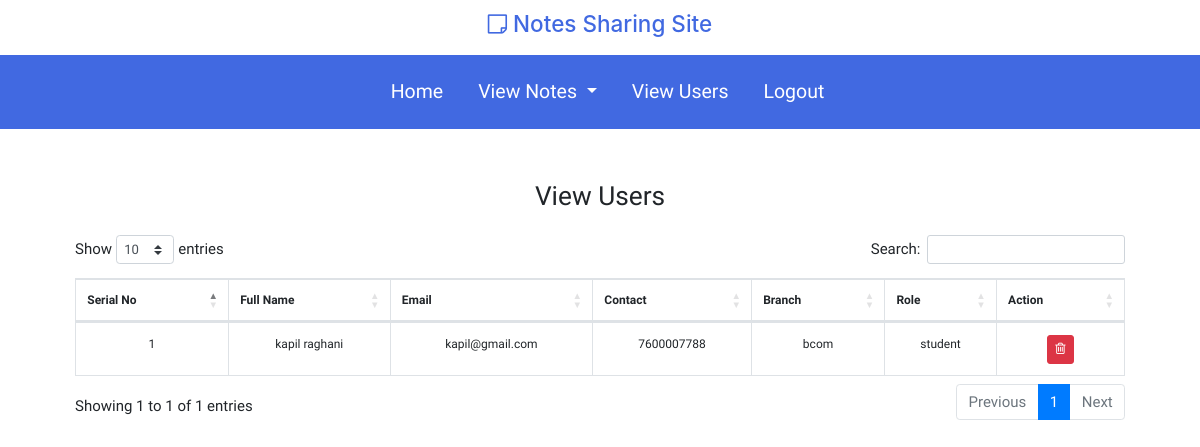
Page /users/ (signed in) on the committed database.
### notes/models.py (models this page shows, shortened)
class signUp(models.Model):
    user=models.ForeignKey(User,on_delete=models.CASCADE,null=True)
    contact=models.CharField(max_length=10,null=True)
    branch=models.CharField(max_length=30)
    role=models.CharField(max_length=15)

### notes/views.py (the view)
# urls.py: path("users/", viewUsers, name="viewUsers"),
def viewUsers(request):
    if not request.user.is_authenticated:
        return render("adminLogin")
    users = signUp.objects.all()
    d = {"users": users}
    return render(request, "viewUsers.html", d)

### notes/templates/viewUsers.html (shortened to what this page needs)
{% extends 'adminNavigation.html'%}
{% load static %}
{% block body %}
<link rel="stylesheet" href="https://cdnjs.cloudflare.com/ajax/libs/twitter-bootstrap/4.5.2/css/bootstrap.css">
<link rel="stylesheet" href="https://cdn.datatables.net/1.13.5/css/dataTables.bootstrap4.min.css">
<link rel="stylesheet" href="{% static 'css/style.css'%}">
<link rel="stylesheet" href="{% static 'css/user.css'%}">
<div class="container mt-2 p-5">
    <div class="row">
        <div class="col-sm-12 text-center">
            <h3> View Users </h3>
        </div>
        <div class="col-12 mt-3 overflow-auto">
            <table class="table table-bordered text-center" id="viewUsers">
                <thead>
                    <tr>
                        <th>Serial No</th>
                        <th>Full Name</th>
                        <th>Email</th>
                        <th>Contact</th>
                        <th>Branch</th>
                        <th>Role</th>
                        <th>Action</th>
                    </tr>
                </thead>
                <tbody>
                    {% for i in users %}
                    <tr>
                        <td>{{forloop.counter}}</td>
                        <td>{{i.user.first_name}}&nbsp;{{i.user.last_name}}</td>
                        <td>{{i.user.username}}</td>
                        <td>{{i.contact}}</td>
                        <td>{{i.branch}}</td>
                        <td>{{i.role}}</td>
                        <td><a href="{% url 'delUser' i.user.id %}" class="btn btn-sm btn-danger" onclick="('are you sure you want to delete?')"><span
                                    class="fa fa-trash-o"></span></a></td>
                    </tr>
                    {% endfor%}
                </tbody>
            </table>
        </div>
    </div>
</div>
{% endblock %}

### notes/static/css/admin.css (style rules this page uses)
@media screen and (max-width:1400px) { html { font-size: 15px !important; } }

### notes/static/css/style.css (style rules this page uses)
* { font-family: 'Geologica', sans-serif; }
html { font-size: 13px; }
body { margin: 0; padding: 0; }

### notes/static/css/user.css (style rules this page uses)
@media screen and (max-width:1400px) { html { font-size: 15px !important; } }

### notes/templates/viewUsers.html (style rules this page uses)
table { font-size: .8rem; width: 100%; }

### rows in the picture
signUp: user.first_name "kapil", user.last_name "raghani", user.username "kapil@gmail.com", contact "7600007788", branch "bcom", role "student"
